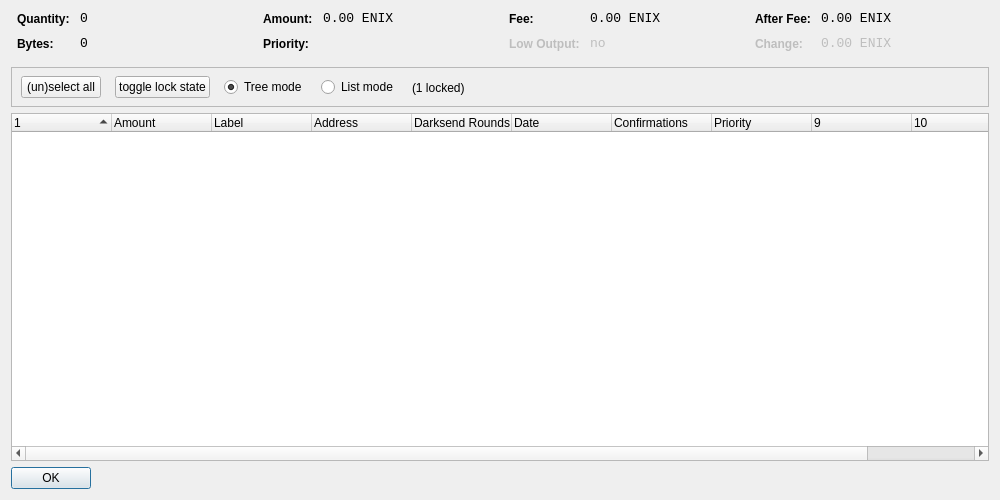
<?xml version="1.0" encoding="UTF-8"?>
<ui version="4.0">
 <class>CoinControlDialog</class>
 <widget class="QDialog" name="CoinControlDialog">
  <property name="geometry">
   <rect>
    <x>0</x>
    <y>0</y>
    <width>1000</width>
    <height>500</height>
   </rect>
  </property>
  <property name="windowTitle">
   <string>Coin Control</string>
  </property>
  <layout class="QVBoxLayout" name="verticalLayout">
   <item>
    <layout class="QHBoxLayout" name="horizontalLayoutTop" stretch="0,0,0,0">
     <property name="topMargin">
      <number>0</number>
     </property>
     <property name="bottomMargin">
      <number>10</number>
     </property>
     <item>
      <layout class="QFormLayout" name="formLayoutCoinControl1">
       <property name="horizontalSpacing">
        <number>10</number>
       </property>
       <property name="verticalSpacing">
        <number>10</number>
       </property>
       <property name="leftMargin">
        <number>6</number>
       </property>
       <property name="rightMargin">
        <number>6</number>
       </property>
       <item row="0" column="0">
        <widget class="QLabel" name="labelCoinControlQuantityText">
         <property name="styleSheet">
          <string notr="true">font-weight:bold;</string>
         </property>
         <property name="text">
          <string>Quantity:</string>
         </property>
        </widget>
       </item>
       <item row="0" column="1">
        <widget class="QLabel" name="labelCoinControlQuantity">
         <property name="font">
          <font>
           <family>Monospace</family>
           <pointsize>10</pointsize>
          </font>
         </property>
         <property name="cursor">
          <cursorShape>IBeamCursor</cursorShape>
         </property>
         <property name="contextMenuPolicy">
          <enum>Qt::ActionsContextMenu</enum>
         </property>
         <property name="text">
          <string notr="true">0</string>
         </property>
         <property name="textInteractionFlags">
          <set>Qt::LinksAccessibleByMouse|Qt::TextSelectableByKeyboard|Qt::TextSelectableByMouse</set>
         </property>
        </widget>
       </item>
       <item row="1" column="0">
        <widget class="QLabel" name="labelCoinControlBytesText">
         <property name="styleSheet">
          <string notr="true">font-weight:bold;</string>
         </property>
         <property name="text">
          <string>Bytes:</string>
         </property>
        </widget>
       </item>
       <item row="1" column="1">
        <widget class="QLabel" name="labelCoinControlBytes">
         <property name="font">
          <font>
           <family>Monospace</family>
           <pointsize>10</pointsize>
          </font>
         </property>
         <property name="cursor">
          <cursorShape>IBeamCursor</cursorShape>
         </property>
         <property name="contextMenuPolicy">
          <enum>Qt::ActionsContextMenu</enum>
         </property>
         <property name="text">
          <string notr="true">0</string>
         </property>
         <property name="textInteractionFlags">
          <set>Qt::LinksAccessibleByMouse|Qt::TextSelectableByKeyboard|Qt::TextSelectableByMouse</set>
         </property>
        </widget>
       </item>
      </layout>
     </item>
     <item>
      <layout class="QFormLayout" name="formLayoutCoinControl2">
       <property name="horizontalSpacing">
        <number>10</number>
       </property>
       <property name="verticalSpacing">
        <number>10</number>
       </property>
       <property name="leftMargin">
        <number>6</number>
       </property>
       <property name="rightMargin">
        <number>6</number>
       </property>
       <item row="0" column="0">
        <widget class="QLabel" name="labelCoinControlAmountText">
         <property name="styleSheet">
          <string notr="true">font-weight:bold;</string>
         </property>
         <property name="text">
          <string>Amount:</string>
         </property>
        </widget>
       </item>
       <item row="0" column="1">
        <widget class="QLabel" name="labelCoinControlAmount">
         <property name="font">
          <font>
           <family>Monospace</family>
           <pointsize>10</pointsize>
          </font>
         </property>
         <property name="cursor">
          <cursorShape>IBeamCursor</cursorShape>
         </property>
         <property name="contextMenuPolicy">
          <enum>Qt::ActionsContextMenu</enum>
         </property>
         <property name="text">
          <string notr="true">0.00 ENIX</string>
         </property>
         <property name="textInteractionFlags">
          <set>Qt::LinksAccessibleByMouse|Qt::TextSelectableByKeyboard|Qt::TextSelectableByMouse</set>
         </property>
        </widget>
       </item>
       <item row="1" column="0">
        <widget class="QLabel" name="labelCoinControlPriorityText">
         <property name="styleSheet">
          <string notr="true">font-weight:bold;</string>
         </property>
         <property name="text">
          <string>Priority:</string>
         </property>
        </widget>
       </item>
       <item row="1" column="1">
        <widget class="QLabel" name="labelCoinControlPriority">
         <property name="font">
          <font>
           <family>Monospace</family>
           <pointsize>10</pointsize>
          </font>
         </property>
         <property name="cursor">
          <cursorShape>IBeamCursor</cursorShape>
         </property>
         <property name="contextMenuPolicy">
          <enum>Qt::ActionsContextMenu</enum>
         </property>
         <property name="text">
          <string/>
         </property>
         <property name="textInteractionFlags">
          <set>Qt::LinksAccessibleByMouse|Qt::TextSelectableByKeyboard|Qt::TextSelectableByMouse</set>
         </property>
        </widget>
       </item>
      </layout>
     </item>
     <item>
      <layout class="QFormLayout" name="formLayoutCoinControl3">
       <property name="horizontalSpacing">
        <number>10</number>
       </property>
       <property name="verticalSpacing">
        <number>10</number>
       </property>
       <property name="leftMargin">
        <number>6</number>
       </property>
       <property name="rightMargin">
        <number>6</number>
       </property>
       <item row="0" column="0">
        <widget class="QLabel" name="labelCoinControlFeeText">
         <property name="styleSheet">
          <string notr="true">font-weight:bold;</string>
         </property>
         <property name="text">
          <string>Fee:</string>
         </property>
        </widget>
       </item>
       <item row="0" column="1">
        <widget class="QLabel" name="labelCoinControlFee">
         <property name="font">
          <font>
           <family>Monospace</family>
           <pointsize>10</pointsize>
          </font>
         </property>
         <property name="cursor">
          <cursorShape>IBeamCursor</cursorShape>
         </property>
         <property name="contextMenuPolicy">
          <enum>Qt::ActionsContextMenu</enum>
         </property>
         <property name="text">
          <string notr="true">0.00 ENIX</string>
         </property>
         <property name="textInteractionFlags">
          <set>Qt::LinksAccessibleByMouse|Qt::TextSelectableByKeyboard|Qt::TextSelectableByMouse</set>
         </property>
        </widget>
       </item>
       <item row="1" column="0">
        <widget class="QLabel" name="labelCoinControlLowOutputText">
         <property name="enabled">
          <bool>false</bool>
         </property>
         <property name="styleSheet">
          <string notr="true">font-weight:bold;</string>
         </property>
         <property name="text">
          <string>Low Output:</string>
         </property>
        </widget>
       </item>
       <item row="1" column="1">
        <widget class="QLabel" name="labelCoinControlLowOutput">
         <property name="enabled">
          <bool>false</bool>
         </property>
         <property name="font">
          <font>
           <family>Monospace</family>
           <pointsize>10</pointsize>
          </font>
         </property>
         <property name="cursor">
          <cursorShape>IBeamCursor</cursorShape>
         </property>
         <property name="contextMenuPolicy">
          <enum>Qt::ActionsContextMenu</enum>
         </property>
         <property name="text">
          <string notr="true">no</string>
         </property>
         <property name="textInteractionFlags">
          <set>Qt::LinksAccessibleByMouse|Qt::TextSelectableByKeyboard|Qt::TextSelectableByMouse</set>
         </property>
        </widget>
       </item>
      </layout>
     </item>
     <item>
      <layout class="QFormLayout" name="formLayoutCoinControl4">
       <property name="horizontalSpacing">
        <number>10</number>
       </property>
       <property name="verticalSpacing">
        <number>10</number>
       </property>
       <property name="leftMargin">
        <number>6</number>
       </property>
       <property name="rightMargin">
        <number>6</number>
       </property>
       <item row="0" column="0">
        <widget class="QLabel" name="labelCoinControlAfterFeeText">
         <property name="styleSheet">
          <string notr="true">font-weight:bold;</string>
         </property>
         <property name="text">
          <string>After Fee:</string>
         </property>
        </widget>
       </item>
       <item row="0" column="1">
        <widget class="QLabel" name="labelCoinControlAfterFee">
         <property name="font">
          <font>
           <family>Monospace</family>
           <pointsize>10</pointsize>
          </font>
         </property>
         <property name="cursor">
          <cursorShape>IBeamCursor</cursorShape>
         </property>
         <property name="contextMenuPolicy">
          <enum>Qt::ActionsContextMenu</enum>
         </property>
         <property name="text">
          <string notr="true">0.00 ENIX</string>
         </property>
         <property name="textInteractionFlags">
          <set>Qt::LinksAccessibleByMouse|Qt::TextSelectableByKeyboard|Qt::TextSelectableByMouse</set>
         </property>
        </widget>
       </item>
       <item row="1" column="0">
        <widget class="QLabel" name="labelCoinControlChangeText">
         <property name="enabled">
          <bool>false</bool>
         </property>
         <property name="styleSheet">
          <string notr="true">font-weight:bold;</string>
         </property>
         <property name="text">
          <string>Change:</string>
         </property>
        </widget>
       </item>
       <item row="1" column="1">
        <widget class="QLabel" name="labelCoinControlChange">
         <property name="enabled">
          <bool>false</bool>
         </property>
         <property name="font">
          <font>
           <family>Monospace</family>
           <pointsize>10</pointsize>
          </font>
         </property>
         <property name="cursor">
          <cursorShape>IBeamCursor</cursorShape>
         </property>
         <property name="contextMenuPolicy">
          <enum>Qt::ActionsContextMenu</enum>
         </property>
         <property name="text">
          <string notr="true">0.00 ENIX</string>
         </property>
         <property name="textInteractionFlags">
          <set>Qt::LinksAccessibleByMouse|Qt::TextSelectableByKeyboard|Qt::TextSelectableByMouse</set>
         </property>
        </widget>
       </item>
      </layout>
     </item>
    </layout>
   </item>
   <item>
    <widget class="QFrame" name="frame">
     <property name="minimumSize">
      <size>
       <width>0</width>
       <height>40</height>
      </size>
     </property>
     <property name="frameShape">
      <enum>QFrame::StyledPanel</enum>
     </property>
     <property name="frameShadow">
      <enum>QFrame::Sunken</enum>
     </property>
     <widget class="QWidget" name="horizontalLayoutWidget">
      <property name="geometry">
       <rect>
        <x>10</x>
        <y>0</y>
        <width>781</width>
        <height>41</height>
       </rect>
      </property>
      <layout class="QHBoxLayout" name="horizontalLayoutPanel" stretch="0,0,0,0,0">
       <property name="spacing">
        <number>14</number>
       </property>
       <item>
        <widget class="QPushButton" name="pushButtonSelectAll">
         <property name="sizePolicy">
          <sizepolicy hsizetype="Maximum" vsizetype="Fixed">
           <horstretch>0</horstretch>
           <verstretch>0</verstretch>
          </sizepolicy>
         </property>
         <property name="text">
          <string>(un)select all</string>
         </property>
        </widget>
       </item>
        <item>
         <widget class="QPushButton" name="pushButtonToggleLock">
          <property name="sizePolicy">
           <sizepolicy hsizetype="Maximum" vsizetype="Fixed">
            <horstretch>0</horstretch>
            <verstretch>0</verstretch>
           </sizepolicy>
          </property>
          <property name="text">
           <string>toggle lock state</string>
          </property>
          <property name="autoDefault">
           <bool>false</bool>
          </property>
         </widget>
        </item>
       <item>
        <widget class="QRadioButton" name="radioTreeMode">
         <property name="sizePolicy">
          <sizepolicy hsizetype="Maximum" vsizetype="Fixed">
           <horstretch>0</horstretch>
           <verstretch>0</verstretch>
          </sizepolicy>
         </property>
         <property name="text">
          <string>Tree mode</string>
         </property>
         <property name="checked">
          <bool>true</bool>
         </property>
        </widget>
       </item>
       <item>
        <widget class="QRadioButton" name="radioListMode">
         <property name="sizePolicy">
          <sizepolicy hsizetype="Maximum" vsizetype="Fixed">
           <horstretch>0</horstretch>
           <verstretch>0</verstretch>
          </sizepolicy>
         </property>
         <property name="text">
          <string>List mode</string>
         </property>
        </widget>
       </item>
        <item>
         <widget class="QLabel" name="labelLocked">
          <property name="text">
           <string>(1 locked)</string>
          </property>
         </widget>
        </item>
       <item>
        <spacer name="horizontalSpacer">
         <property name="orientation">
          <enum>Qt::Horizontal</enum>
         </property>
         <property name="sizeHint" stdset="0">
          <size>
           <width>40</width>
           <height>20</height>
          </size>
         </property>
        </spacer>
       </item>
      </layout>
     </widget>
    </widget>
   </item>
   <item>
    <widget class="CoinControlTreeWidget" name="treeWidget">
     <property name="contextMenuPolicy">
      <enum>Qt::CustomContextMenu</enum>
     </property>
     <property name="sortingEnabled">
      <bool>false</bool>
     </property>
     <property name="columnCount">
      <number>11</number>
     </property>
     <attribute name="headerShowSortIndicator" stdset="0">
      <bool>true</bool>
     </attribute>
     <attribute name="headerStretchLastSection">
      <bool>false</bool>
     </attribute>
     <column>
      <property name="text">
       <string/>
      </property>
     </column>
     <column>
      <property name="text">
       <string>Amount</string>
      </property>
     </column>
     <column>
      <property name="text">
       <string>Label</string>
      </property>
     </column>
     <column>
      <property name="text">
       <string>Address</string>
      </property>
     </column>
     <column>
      <property name="text">
       <string>Darksend Rounds</string>
      </property>
    </column>
     <column>
      <property name="text">
       <string>Date</string>
      </property>
     </column>
     <column>
      <property name="text">
       <string>Confirmations</string>
      </property>
      <property name="toolTip">
       <string>Confirmed</string>
      </property>
     </column>
     <column>
      <property name="text">
       <string>Priority</string>
      </property>
     </column>
     <column>
      <property name="text">
       <string/>
      </property>
     </column>
     <column>
      <property name="text">
       <string/>
      </property>
     </column>
     <column>
      <property name="text">
       <string/>
      </property>
     </column>
     <column>
      <property name="text">
       <string/>
      </property>
     </column>
    </widget>
   </item>
   <item>
    <widget class="QDialogButtonBox" name="buttonBox">
     <property name="sizePolicy">
      <sizepolicy hsizetype="Maximum" vsizetype="Fixed">
       <horstretch>0</horstretch>
       <verstretch>0</verstretch>
      </sizepolicy>
     </property>
     <property name="orientation">
      <enum>Qt::Horizontal</enum>
     </property>
     <property name="standardButtons">
      <set>QDialogButtonBox::Ok</set>
     </property>
    </widget>
   </item>
  </layout>
 </widget>
 <customwidgets>
  <customwidget>
   <class>CoinControlTreeWidget</class>
   <extends>QTreeWidget</extends>
   <header>coincontroltreewidget.h</header>
  </customwidget>
 </customwidgets>
 <resources/>
 <connections/>
</ui>
